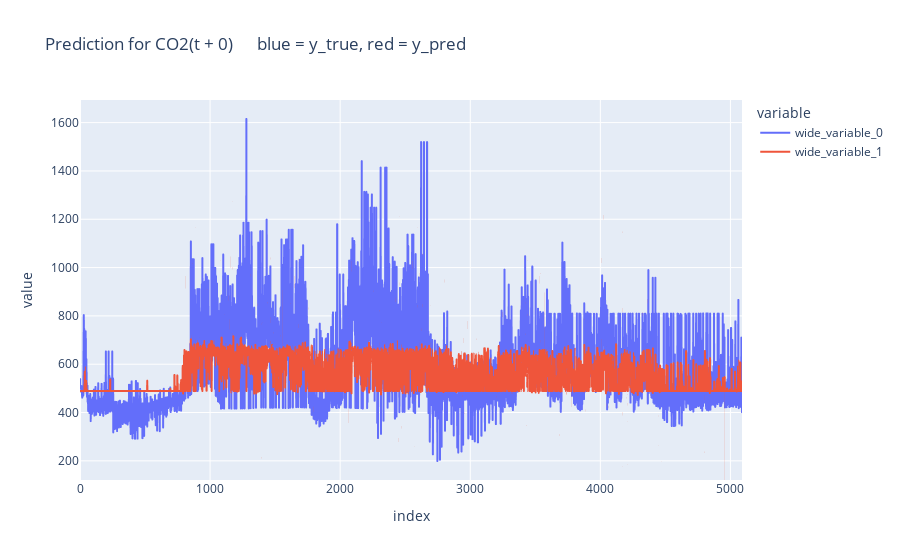
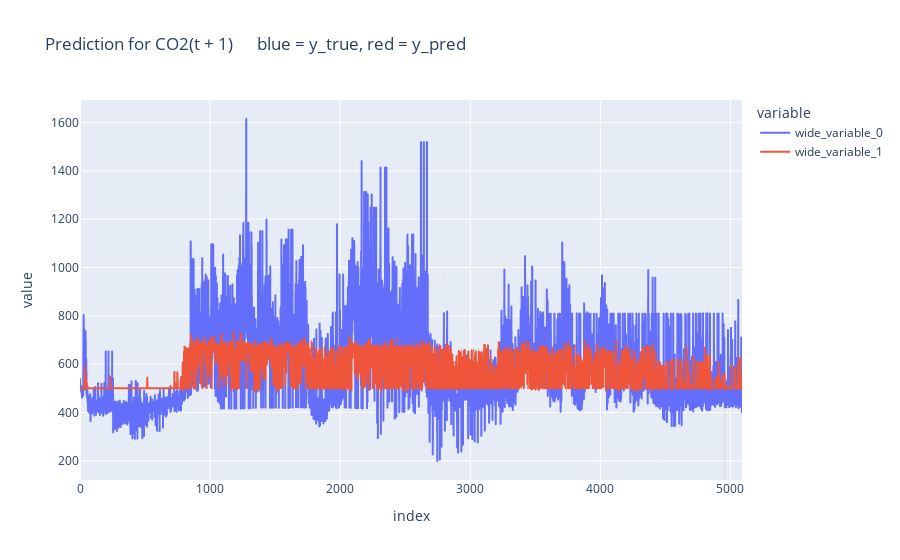

Notebook code cell kept with these figures, in order:
### Code cell
pred = my_model.model.predict(train_X)

for col in range(0, train_y.shape[1]):
    print(f"t +", col)
    ev.evaluate(y_true = train_y[:, col], y_pred = pred[:, col])

    pred_df = pd.DataFrame(pred[:, col], columns = [f"pred_CO2(t + {col})"])
    pred_df[f"CO2(t + {col})"] = train_y[:, col]

    px.line(y = [train_y[:, col], pred[:, col]], title = f"Prediction for CO2(t + {col})      blue = y_true, red = y_pred").show()

### Figure 1 — Plotly figure (JSON) as saved in the notebook; plotly's stock layout.template omitted (floating-point values rounded to 4 significant figures; data arrays with more than 128 entries replaced by an {"elided": "..."} marker saying what was removed)
{"data": [{"hovertemplate": "variable=wide_variable_0<br>index=%{x}<br>value=%{y}<extra></extra>", "legendgroup": "wide_variable_0", "line": {"color": "#636efa", "dash": "solid"}, "marker": {"symbol": "circle"}, "mode": "lines", "name": "wide_variable_0", "showlegend": true, "type": "scattergl", "x": {"elided": "5090 int values"}, "xaxis": "x", "y": {"elided": "5090 float values"}, "yaxis": "y"}, {"hovertemplate": "variable=wide_variable_1<br>index=%{x}<br>value=%{y}<extra></extra>", "legendgroup": "wide_variable_1", "line": {"color": "#EF553B", "dash": "solid"}, "marker": {"symbol": "circle"}, "mode": "lines", "name": "wide_variable_1", "showlegend": true, "type": "scattergl", "x": {"elided": "5090 int values"}, "xaxis": "x", "y": {"elided": "5090 float values"}, "yaxis": "y"}], "layout": {"legend": {"title": {"text": "variable"}, "tracegroupgap": 0}, "title": {"text": "Prediction for CO2(t + 0)      blue = y_true, red = y_pred"}, "xaxis": {"anchor": "y", "domain": [0, 1], "title": {"text": "index"}}, "yaxis": {"anchor": "x", "domain": [0, 1], "title": {"text": "value"}}}}

### Figure 2 — Plotly figure (JSON) as saved in the notebook; plotly's stock layout.template omitted (floating-point values rounded to 4 significant figures; data arrays with more than 128 entries replaced by an {"elided": "..."} marker saying what was removed)
{"data": [{"hovertemplate": "variable=wide_variable_0<br>index=%{x}<br>value=%{y}<extra></extra>", "legendgroup": "wide_variable_0", "line": {"color": "#636efa", "dash": "solid"}, "marker": {"symbol": "circle"}, "mode": "lines", "name": "wide_variable_0", "showlegend": true, "type": "scattergl", "x": {"elided": "5090 int values"}, "xaxis": "x", "y": {"elided": "5090 float values"}, "yaxis": "y"}, {"hovertemplate": "variable=wide_variable_1<br>index=%{x}<br>value=%{y}<extra></extra>", "legendgroup": "wide_variable_1", "line": {"color": "#EF553B", "dash": "solid"}, "marker": {"symbol": "circle"}, "mode": "lines", "name": "wide_variable_1", "showlegend": true, "type": "scattergl", "x": {"elided": "5090 int values"}, "xaxis": "x", "y": {"elided": "5090 float values"}, "yaxis": "y"}], "layout": {"legend": {"title": {"text": "variable"}, "tracegroupgap": 0}, "title": {"text": "Prediction for CO2(t + 1)      blue = y_true, red = y_pred"}, "xaxis": {"anchor": "y", "domain": [0, 1], "title": {"text": "index"}}, "yaxis": {"anchor": "x", "domain": [0, 1], "title": {"text": "value"}}}}
